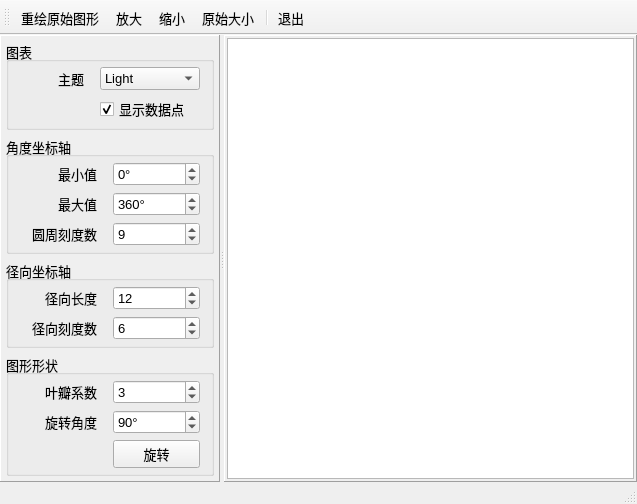
<?xml version="1.0" encoding="UTF-8"?>
<ui version="4.0">
 <class>MainWindow</class>
 <widget class="QMainWindow" name="MainWindow">
  <property name="geometry">
   <rect>
    <x>0</x>
    <y>0</y>
    <width>637</width>
    <height>449</height>
   </rect>
  </property>
  <property name="font">
   <font>
    <pointsize>10</pointsize>
   </font>
  </property>
  <property name="windowTitle">
   <string>极坐标图</string>
  </property>
  <widget class="QWidget" name="centralWidget">
   <layout class="QVBoxLayout" name="verticalLayout_3">
    <property name="leftMargin">
     <number>0</number>
    </property>
    <property name="topMargin">
     <number>0</number>
    </property>
    <property name="rightMargin">
     <number>0</number>
    </property>
    <property name="bottomMargin">
     <number>0</number>
    </property>
    <item>
     <widget class="QSplitter" name="splitter">
      <property name="orientation">
       <enum>Qt::Horizontal</enum>
      </property>
      <widget class="QFrame" name="frameSetup">
       <property name="maximumSize">
        <size>
         <width>220</width>
         <height>16777215</height>
        </size>
       </property>
       <property name="frameShape">
        <enum>QFrame::Panel</enum>
       </property>
       <property name="frameShadow">
        <enum>QFrame::Raised</enum>
       </property>
       <layout class="QVBoxLayout" name="verticalLayout">
        <property name="leftMargin">
         <number>5</number>
        </property>
        <property name="topMargin">
         <number>5</number>
        </property>
        <property name="rightMargin">
         <number>5</number>
        </property>
        <property name="bottomMargin">
         <number>5</number>
        </property>
        <item>
         <widget class="QGroupBox" name="groupBox_4">
          <property name="title">
           <string>图表</string>
          </property>
          <layout class="QGridLayout" name="gridLayout_4">
           <property name="topMargin">
            <number>5</number>
           </property>
           <property name="bottomMargin">
            <number>5</number>
           </property>
           <item row="0" column="0">
            <widget class="QLabel" name="label_7">
             <property name="text">
              <string>主题</string>
             </property>
             <property name="alignment">
              <set>Qt::AlignRight|Qt::AlignTrailing|Qt::AlignVCenter</set>
             </property>
             <property name="margin">
              <number>0</number>
             </property>
             <property name="indent">
              <number>10</number>
             </property>
            </widget>
           </item>
           <item row="0" column="1">
            <widget class="QComboBox" name="comboTheme">
             <property name="maximumSize">
              <size>
               <width>100</width>
               <height>16777215</height>
              </size>
             </property>
             <property name="toolTip">
              <string>设置图表主题</string>
             </property>
             <item>
              <property name="text">
               <string>Light</string>
              </property>
             </item>
             <item>
              <property name="text">
               <string>BlueCerulean</string>
              </property>
             </item>
             <item>
              <property name="text">
               <string>Dark</string>
              </property>
             </item>
             <item>
              <property name="text">
               <string>BrownSand</string>
              </property>
             </item>
             <item>
              <property name="text">
               <string>BlueNcs</string>
              </property>
             </item>
             <item>
              <property name="text">
               <string>HighContrast</string>
              </property>
             </item>
             <item>
              <property name="text">
               <string>BlueIcy</string>
              </property>
             </item>
             <item>
              <property name="text">
               <string>Qt</string>
              </property>
             </item>
            </widget>
           </item>
           <item row="2" column="1">
            <widget class="QCheckBox" name="chkBox_ShowPoints">
             <property name="text">
              <string>显示数据点</string>
             </property>
             <property name="checked">
              <bool>true</bool>
             </property>
            </widget>
           </item>
          </layout>
         </widget>
        </item>
        <item>
         <widget class="QGroupBox" name="groupBox_2">
          <property name="title">
           <string>角度坐标轴</string>
          </property>
          <layout class="QGridLayout" name="gridLayout">
           <property name="topMargin">
            <number>5</number>
           </property>
           <property name="bottomMargin">
            <number>5</number>
           </property>
           <item row="0" column="0">
            <widget class="QLabel" name="label_3">
             <property name="text">
              <string>最小值</string>
             </property>
             <property name="alignment">
              <set>Qt::AlignRight|Qt::AlignTrailing|Qt::AlignVCenter</set>
             </property>
             <property name="indent">
              <number>10</number>
             </property>
            </widget>
           </item>
           <item row="0" column="1">
            <widget class="QSpinBox" name="spinAngle_Min">
             <property name="suffix">
              <string>°</string>
             </property>
             <property name="minimum">
              <number>-3600</number>
             </property>
             <property name="maximum">
              <number>3600</number>
             </property>
             <property name="singleStep">
              <number>10</number>
             </property>
            </widget>
           </item>
           <item row="1" column="0">
            <widget class="QLabel" name="label_4">
             <property name="text">
              <string>最大值</string>
             </property>
             <property name="alignment">
              <set>Qt::AlignRight|Qt::AlignTrailing|Qt::AlignVCenter</set>
             </property>
             <property name="indent">
              <number>10</number>
             </property>
            </widget>
           </item>
           <item row="1" column="1">
            <widget class="QSpinBox" name="spinAngle_Max">
             <property name="suffix">
              <string>°</string>
             </property>
             <property name="minimum">
              <number>-3600</number>
             </property>
             <property name="maximum">
              <number>3600</number>
             </property>
             <property name="singleStep">
              <number>10</number>
             </property>
             <property name="value">
              <number>360</number>
             </property>
            </widget>
           </item>
           <item row="2" column="0">
            <widget class="QLabel" name="label">
             <property name="text">
              <string>圆周刻度数</string>
             </property>
             <property name="alignment">
              <set>Qt::AlignRight|Qt::AlignTrailing|Qt::AlignVCenter</set>
             </property>
             <property name="indent">
              <number>10</number>
             </property>
            </widget>
           </item>
           <item row="2" column="1">
            <widget class="QSpinBox" name="spinAngle_Ticks">
             <property name="minimum">
              <number>4</number>
             </property>
             <property name="maximum">
              <number>5000</number>
             </property>
             <property name="value">
              <number>9</number>
             </property>
            </widget>
           </item>
          </layout>
         </widget>
        </item>
        <item>
         <widget class="QGroupBox" name="groupBox_3">
          <property name="title">
           <string>径向坐标轴</string>
          </property>
          <layout class="QGridLayout" name="gridLayout_2">
           <property name="topMargin">
            <number>5</number>
           </property>
           <property name="bottomMargin">
            <number>5</number>
           </property>
           <item row="0" column="0">
            <widget class="QLabel" name="label_2">
             <property name="text">
              <string>径向长度</string>
             </property>
             <property name="alignment">
              <set>Qt::AlignRight|Qt::AlignTrailing|Qt::AlignVCenter</set>
             </property>
             <property name="indent">
              <number>10</number>
             </property>
            </widget>
           </item>
           <item row="0" column="1">
            <widget class="QSpinBox" name="spinRadial_Max">
             <property name="minimum">
              <number>1</number>
             </property>
             <property name="maximum">
              <number>500</number>
             </property>
             <property name="value">
              <number>12</number>
             </property>
            </widget>
           </item>
           <item row="1" column="0">
            <widget class="QLabel" name="label_5">
             <property name="text">
              <string>径向刻度数</string>
             </property>
             <property name="alignment">
              <set>Qt::AlignRight|Qt::AlignTrailing|Qt::AlignVCenter</set>
             </property>
             <property name="indent">
              <number>10</number>
             </property>
            </widget>
           </item>
           <item row="1" column="1">
            <widget class="QSpinBox" name="spinRadial_Ticks">
             <property name="minimum">
              <number>2</number>
             </property>
             <property name="maximum">
              <number>100</number>
             </property>
             <property name="value">
              <number>6</number>
             </property>
            </widget>
           </item>
          </layout>
         </widget>
        </item>
        <item>
         <widget class="QGroupBox" name="groupBox">
          <property name="title">
           <string>图形形状</string>
          </property>
          <layout class="QGridLayout" name="gridLayout_3">
           <property name="topMargin">
            <number>5</number>
           </property>
           <property name="bottomMargin">
            <number>5</number>
           </property>
           <item row="1" column="0">
            <widget class="QLabel" name="label_6">
             <property name="text">
              <string>旋转角度</string>
             </property>
             <property name="alignment">
              <set>Qt::AlignRight|Qt::AlignTrailing|Qt::AlignVCenter</set>
             </property>
             <property name="indent">
              <number>10</number>
             </property>
            </widget>
           </item>
           <item row="1" column="1">
            <widget class="QSpinBox" name="spinRotate">
             <property name="toolTip">
              <string>顺时针方向为正</string>
             </property>
             <property name="suffix">
              <string>°</string>
             </property>
             <property name="minimum">
              <number>-180</number>
             </property>
             <property name="maximum">
              <number>180</number>
             </property>
             <property name="value">
              <number>90</number>
             </property>
            </widget>
           </item>
           <item row="2" column="1">
            <widget class="QPushButton" name="btnRotate">
             <property name="text">
              <string>旋转</string>
             </property>
             <property name="icon">
              <iconset resource="res.qrc">
               <normaloff>:/images/images/exec.ico</normaloff>:/images/images/exec.ico</iconset>
             </property>
            </widget>
           </item>
           <item row="0" column="0">
            <widget class="QLabel" name="label_8">
             <property name="text">
              <string>叶瓣系数</string>
             </property>
             <property name="alignment">
              <set>Qt::AlignRight|Qt::AlignTrailing|Qt::AlignVCenter</set>
             </property>
             <property name="indent">
              <number>10</number>
             </property>
            </widget>
           </item>
           <item row="0" column="1">
            <widget class="QSpinBox" name="spinCount">
             <property name="minimum">
              <number>2</number>
             </property>
             <property name="maximum">
              <number>100</number>
             </property>
             <property name="value">
              <number>3</number>
             </property>
            </widget>
           </item>
          </layout>
         </widget>
        </item>
        <item>
         <spacer name="verticalSpacer">
          <property name="orientation">
           <enum>Qt::Vertical</enum>
          </property>
          <property name="sizeHint" stdset="0">
           <size>
            <width>20</width>
            <height>106</height>
           </size>
          </property>
         </spacer>
        </item>
       </layout>
      </widget>
      <widget class="QFrame" name="frameChart">
       <property name="frameShape">
        <enum>QFrame::Panel</enum>
       </property>
       <property name="frameShadow">
        <enum>QFrame::Raised</enum>
       </property>
       <layout class="QVBoxLayout" name="verticalLayout_2">
        <property name="leftMargin">
         <number>2</number>
        </property>
        <property name="topMargin">
         <number>2</number>
        </property>
        <property name="rightMargin">
         <number>2</number>
        </property>
        <property name="bottomMargin">
         <number>2</number>
        </property>
        <item>
         <widget class="QChartView" name="chartView">
          <property name="dragMode">
           <enum>QGraphicsView::RubberBandDrag</enum>
          </property>
         </widget>
        </item>
       </layout>
      </widget>
     </widget>
    </item>
   </layout>
  </widget>
  <widget class="QMenuBar" name="menuBar">
   <property name="geometry">
    <rect>
     <x>0</x>
     <y>0</y>
     <width>637</width>
     <height>23</height>
    </rect>
   </property>
  </widget>
  <widget class="QToolBar" name="mainToolBar">
   <property name="toolButtonStyle">
    <enum>Qt::ToolButtonTextBesideIcon</enum>
   </property>
   <attribute name="toolBarArea">
    <enum>TopToolBarArea</enum>
   </attribute>
   <attribute name="toolBarBreak">
    <bool>false</bool>
   </attribute>
   <addaction name="actRedraw"/>
   <addaction name="actZoomIn"/>
   <addaction name="actZoomOut"/>
   <addaction name="actZoomReset"/>
   <addaction name="separator"/>
   <addaction name="actQuit"/>
  </widget>
  <widget class="QStatusBar" name="statusBar"/>
  <action name="actZoomReset">
   <property name="icon">
    <iconset resource="res.qrc">
     <normaloff>:/images/images/414.bmp</normaloff>:/images/images/414.bmp</iconset>
   </property>
   <property name="text">
    <string>原始大小</string>
   </property>
   <property name="toolTip">
    <string>原始大小</string>
   </property>
  </action>
  <action name="actQuit">
   <property name="icon">
    <iconset resource="res.qrc">
     <normaloff>:/images/images/132.bmp</normaloff>:/images/images/132.bmp</iconset>
   </property>
   <property name="text">
    <string>退出</string>
   </property>
   <property name="toolTip">
    <string>退出</string>
   </property>
  </action>
  <action name="actZoomIn">
   <property name="icon">
    <iconset resource="res.qrc">
     <normaloff>:/images/images/418.bmp</normaloff>:/images/images/418.bmp</iconset>
   </property>
   <property name="text">
    <string>放大</string>
   </property>
   <property name="toolTip">
    <string>放大</string>
   </property>
  </action>
  <action name="actZoomOut">
   <property name="icon">
    <iconset resource="res.qrc">
     <normaloff>:/images/images/416.bmp</normaloff>:/images/images/416.bmp</iconset>
   </property>
   <property name="text">
    <string>缩小</string>
   </property>
   <property name="toolTip">
    <string>缩小</string>
   </property>
  </action>
  <action name="actRedraw">
   <property name="icon">
    <iconset resource="res.qrc">
     <normaloff>:/images/images/828.bmp</normaloff>:/images/images/828.bmp</iconset>
   </property>
   <property name="text">
    <string>重绘原始图形</string>
   </property>
   <property name="toolTip">
    <string>重绘原始图形</string>
   </property>
  </action>
 </widget>
 <layoutdefault spacing="6" margin="11"/>
 <customwidgets>
  <customwidget>
   <class>QChartView</class>
   <extends>QGraphicsView</extends>
   <header location="global">QChartView.h</header>
  </customwidget>
 </customwidgets>
 <resources>
  <include location="res.qrc"/>
 </resources>
 <connections>
  <connection>
   <sender>actQuit</sender>
   <signal>triggered()</signal>
   <receiver>MainWindow</receiver>
   <slot>close()</slot>
   <hints>
    <hint type="sourcelabel">
     <x>-1</x>
     <y>-1</y>
    </hint>
    <hint type="destinationlabel">
     <x>339</x>
     <y>206</y>
    </hint>
   </hints>
  </connection>
 </connections>
</ui>
